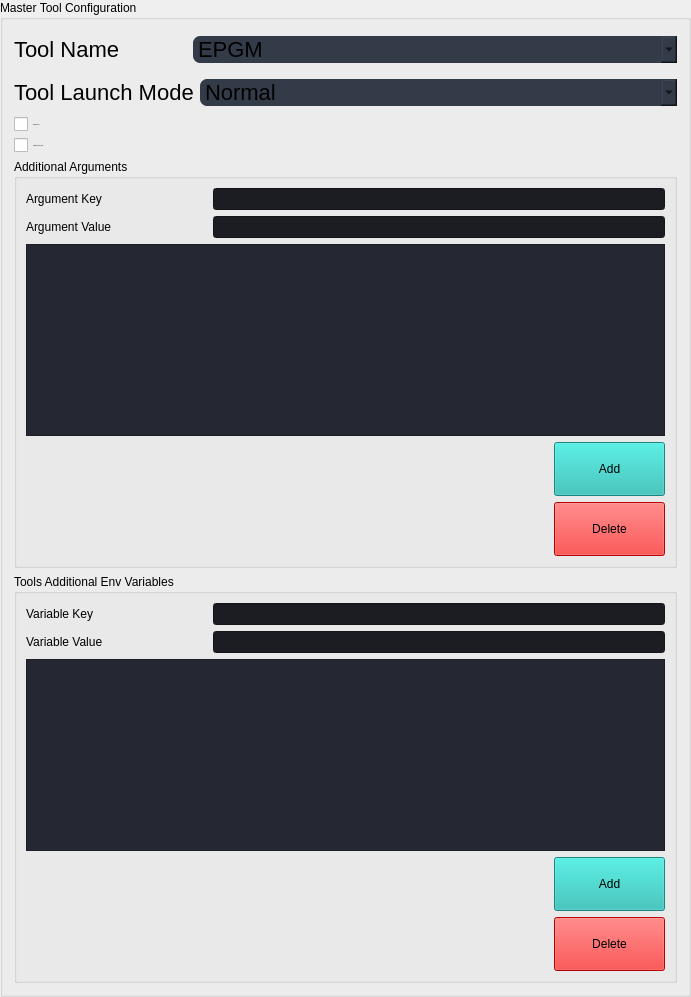
             <widget class="QGroupBox" name="MasterToolGroupBox">
              <property name="styleSheet">
               <string notr="true"/>
              </property>
              <property name="title">
               <string>Master Tool Configuration</string>
              </property>
              <layout class="QGridLayout" name="gridLayout_2">
               <item row="2" column="0">
                <widget class="QCheckBox" name="TerminateOnErr_checkBox">
                 <property name="font">
                  <font>
                   <pointsize>-1</pointsize>
                   <weight>50</weight>
                   <italic>false</italic>
                   <bold>false</bold>
                  </font>
                 </property>
                 <property name="text">
                  <string>Terminate Tool</string>
                 </property>
                </widget>
               </item>
               <item row="5" column="0" rowspan="3" colspan="2">
                <widget class="QGroupBox" name="AdditionalArg_groupBox">
                 <property name="title">
                  <string>Tools Additional Env Variables</string>
                 </property>
                 <layout class="QGridLayout" name="gridLayout_5">
                  <item row="0" column="0">
                   <layout class="QHBoxLayout" name="EnvVarName_Hlayout">
                    <item>
                     <widget class="QLabel" name="EnvVarName_label">
                      <property name="sizePolicy">
                       <sizepolicy hsizetype="Preferred" vsizetype="Preferred">
                        <horstretch>8</horstretch>
                        <verstretch>0</verstretch>
                       </sizepolicy>
                      </property>
                      <property name="text">
                       <string>Variable Key</string>
                      </property>
                     </widget>
                    </item>
                    <item>
                     <widget class="QLineEdit" name="EnvVarName_HSpacer_mid_lineEdit">
                      <property name="sizePolicy">
                       <sizepolicy hsizetype="Expanding" vsizetype="Fixed">
                        <horstretch>20</horstretch>
                        <verstretch>0</verstretch>
                       </sizepolicy>
                      </property>
                      <property name="styleSheet">
                       <string notr="true">background-color: #1b1d23;
</string>
                      </property>
                     </widget>
                    </item>
                   </layout>
                  </item>
                  <item row="1" column="0">
                   <layout class="QHBoxLayout" name="EnvVarValue_Hlayout">
                    <item>
                     <widget class="QLabel" name="EnvVarValue_label">
                      <property name="sizePolicy">
                       <sizepolicy hsizetype="Preferred" vsizetype="Preferred">
                        <horstretch>8</horstretch>
                        <verstretch>0</verstretch>
                       </sizepolicy>
                      </property>
                      <property name="text">
                       <string>Variable Value</string>
                      </property>
                     </widget>
                    </item>
                    <item>
                     <widget class="QLineEdit" name="EnvVarValue_lineEdit">
                      <property name="sizePolicy">
                       <sizepolicy hsizetype="Expanding" vsizetype="Fixed">
                        <horstretch>20</horstretch>
                        <verstretch>0</verstretch>
                       </sizepolicy>
                      </property>
                      <property name="styleSheet">
                       <string notr="true">background-color: #1b1d23;
</string>
                      </property>
                     </widget>
                    </item>
                   </layout>
                  </item>
                  <item row="2" column="0">
                   <widget class="QTextBrowser" name="ToolAdditionalEnvValues">
                    <property name="styleSheet">
                     <string notr="true">background-color:#252832;</string>
                    </property>
                   </widget>
                  </item>
                  <item row="3" column="0">
                   <layout class="QHBoxLayout" name="AddEnvLayout">
                    <item>
                     <spacer name="AddEnvSpacer">
                      <property name="orientation">
                       <enum>Qt::Horizontal</enum>
                      </property>
                      <property name="sizeHint" stdset="0">
                       <size>
                        <width>528</width>
                        <height>20</height>
                       </size>
                      </property>
                     </spacer>
                    </item>
                    <item>
                     <widget class="QPushButton" name="AddEnv">
                      <property name="minimumSize">
                       <size>
                        <width>111</width>
                        <height>54</height>
                       </size>
                      </property>
                      <property name="styleSheet">
                       <string notr="true">	background-color: rgb(33, 188, 180);
</string>
                      </property>
                      <property name="text">
                       <string>Add</string>
                      </property>
                     </widget>
                    </item>
                   </layout>
                  </item>
                  <item row="4" column="0">
                   <layout class="QHBoxLayout" name="DeleteEnvLayout_master">
                    <item>
                     <spacer name="DeleteEnvSpacer_master">
                      <property name="orientation">
                       <enum>Qt::Horizontal</enum>
                      </property>
                      <property name="sizeHint" stdset="0">
                       <size>
                        <width>528</width>
                        <height>20</height>
                       </size>
                      </property>
                     </spacer>
                    </item>
                    <item>
                     <widget class="QPushButton" name="DeleteEnvButton_master">
                      <property name="minimumSize">
                       <size>
                        <width>111</width>
                        <height>54</height>
                       </size>
                      </property>
                      <property name="styleSheet">
                       <string notr="true">	background-color: red;
</string>
                      </property>
                      <property name="text">
                       <string>Delete</string>
                      </property>
                     </widget>
                    </item>
                   </layout>
                  </item>
                 </layout>
                </widget>
               </item>
               <item row="1" column="0" colspan="2">
                <layout class="QHBoxLayout" name="ToolLaunch_Hlayout">
                 <property name="topMargin">
                  <number>5</number>
                 </property>
                 <property name="bottomMargin">
                  <number>5</number>
                 </property>
                 <item>
                  <widget class="QLabel" name="ToolLaunch_label">
                   <property name="sizePolicy">
                    <sizepolicy hsizetype="Preferred" vsizetype="Preferred">
                     <horstretch>20</horstretch>
                     <verstretch>0</verstretch>
                    </sizepolicy>
                   </property>
                   <property name="styleSheet">
                    <string notr="true">font-size:22px;
font:normal</string>
                   </property>
                   <property name="text">
                    <string>Tool Launch Mode</string>
                   </property>
                  </widget>
                 </item>
                 <item>
                  <widget class="QComboBox" name="ToolLaunch_comboBox">
                   <property name="sizePolicy">
                    <sizepolicy hsizetype="Preferred" vsizetype="Expanding">
                     <horstretch>56</horstretch>
                     <verstretch>15</verstretch>
                    </sizepolicy>
                   </property>
                   <property name="autoFillBackground">
                    <bool>false</bool>
                   </property>
                   <property name="styleSheet">
                    <string notr="true">background-color:#343b48;
font:normal;
font-size:22px;
border-radius:7px;</string>
                   </property>
                   <item>
                    <property name="text">
                     <string>Normal</string>
                    </property>
                   </item>
                   <item>
                    <property name="text">
                     <string>GDB_Catch</string>
                    </property>
                   </item>
                   <item>
                    <property name="text">
                     <string>GDB_Run</string>
                    </property>
                   </item>
                  </widget>
                 </item>
                </layout>
               </item>
               <item row="0" column="0" colspan="2">
                <layout class="QHBoxLayout" name="ToolName_Hlayout">
                 <property name="topMargin">
                  <number>5</number>
                 </property>
                 <property name="bottomMargin">
                  <number>5</number>
                 </property>
                 <item>
                  <widget class="QLabel" name="ToolName_label">
                   <property name="sizePolicy">
                    <sizepolicy hsizetype="Preferred" vsizetype="Preferred">
                     <horstretch>20</horstretch>
                     <verstretch>0</verstretch>
                    </sizepolicy>
                   </property>
                   <property name="styleSheet">
                    <string notr="true">font-size:22px;
font:normal</string>
                   </property>
                   <property name="text">
                    <string>Tool Name</string>
                   </property>
                  </widget>
                 </item>
                 <item>
                  <widget class="QComboBox" name="ToolName_comboBox">
                   <property name="sizePolicy">
                    <sizepolicy hsizetype="Preferred" vsizetype="Expanding">
                     <horstretch>56</horstretch>
                     <verstretch>15</verstretch>
                    </sizepolicy>
                   </property>
                   <property name="autoFillBackground">
                    <bool>false</bool>
                   </property>
                   <property name="styleSheet">
                    <string notr="true">background-color:#343b48;
font:normal;
font-size:22px;
border-radius:7px;</string>
                   </property>
                   <item>
                    <property name="text">
                     <string>EPGM</string>
                    </property>
                   </item>
                   <item>
                    <property name="text">
                     <string>Controller</string>
                    </property>
                   </item>
                  </widget>
                 </item>
                </layout>
               </item>
               <item row="4" column="0" colspan="2">
                <widget class="QGroupBox" name="AdditionalArgGroupBox">
                 <property name="title">
                  <string>Additional Arguments</string>
                 </property>
                 <layout class="QGridLayout" name="gridLayout_3">
                  <item row="0" column="0">
                   <layout class="QHBoxLayout" name="ArgName_Hlayout">
                    <item>
                     <widget class="QLabel" name="ArgName_label">
                      <property name="sizePolicy">
                       <sizepolicy hsizetype="Preferred" vsizetype="Preferred">
                        <horstretch>8</horstretch>
                        <verstretch>0</verstretch>
                       </sizepolicy>
                      </property>
                      <property name="text">
                       <string>Argument Key</string>
                      </property>
                     </widget>
                    </item>
                    <item>
                     <widget class="QLineEdit" name="ArgName_HSpacer_mid_lineEdit">
                      <property name="sizePolicy">
                       <sizepolicy hsizetype="Expanding" vsizetype="Fixed">
                        <horstretch>20</horstretch>
                        <verstretch>0</verstretch>
                       </sizepolicy>
                      </property>
                      <property name="styleSheet">
                       <string notr="true">background-color: #1b1d23;
</string>
                      </property>
                     </widget>
                    </item>
                   </layout>
                  </item>
                  <item row="1" column="0">
                   <layout class="QHBoxLayout" name="ArgValue_Hlayout">
                    <item>
                     <widget class="QLabel" name="ArgValue_label">
                      <property name="sizePolicy">
                       <sizepolicy hsizetype="Preferred" vsizetype="Preferred">
                        <horstretch>8</horstretch>
                        <verstretch>0</verstretch>
                       </sizepolicy>
                      </property>
                      <property name="text">
                       <string>Argument Value</string>
                      </property>
                     </widget>
                    </item>
                    <item>
                     <widget class="QLineEdit" name="ArgValue_lineEdit">
                      <property name="sizePolicy">
                       <sizepolicy hsizetype="Expanding" vsizetype="Fixed">
                        <horstretch>20</horstretch>
                        <verstretch>0</verstretch>
                       </sizepolicy>
                      </property>
                      <property name="styleSheet">
                       <string notr="true">background-color: #1b1d23;
</string>
                      </property>
                     </widget>
                    </item>
                   </layout>
                  </item>
                  <item row="2" column="0">
                   <widget class="QTextBrowser" name="AdditionalArg">
                    <property name="styleSheet">
                     <string notr="true">QTextBrowser{
background-color: #252832;

}</string>
                    </property>
                   </widget>
                  </item>
                  <item row="3" column="0">
                   <layout class="QHBoxLayout" name="AddArgLayout">
                    <item>
                     <spacer name="AddArgSpacer">
                      <property name="orientation">
                       <enum>Qt::Horizontal</enum>
                      </property>
                      <property name="sizeHint" stdset="0">
                       <size>
                        <width>528</width>
                        <height>20</height>
                       </size>
                      </property>
                     </spacer>
                    </item>
                    <item>
                     <widget class="QPushButton" name="AddArgButton">
                      <property name="minimumSize">
                       <size>
                        <width>111</width>
                        <height>54</height>
                       </size>
                      </property>
                      <property name="styleSheet">
                       <string notr="true">	background-color: rgb(33, 188, 180);
</string>
                      </property>
                      <property name="text">
                       <string>Add</string>
                      </property>
                     </widget>
                    </item>
                   </layout>
                  </item>
                  <item row="4" column="0">
                   <layout class="QHBoxLayout" name="DeleteArgLayout_master">
                    <item>
                     <spacer name="DeleteArgSpacer_master">
                      <property name="orientation">
                       <enum>Qt::Horizontal</enum>
                      </property>
                      <property name="sizeHint" stdset="0">
                       <size>
                        <width>528</width>
                        <height>20</height>
                       </size>
                      </property>
                     </spacer>
                    </item>
                    <item>
                     <widget class="QPushButton" name="DeleteArgButton_master">
                      <property name="minimumSize">
                       <size>
                        <width>111</width>
                        <height>54</height>
                       </size>
                      </property>
                      <property name="styleSheet">
                       <string notr="true">	background-color: red;
</string>
                      </property>
                      <property name="text">
                       <string>Delete</string>
                      </property>
                     </widget>
                    </item>
                   </layout>
                  </item>
                 </layout>
                </widget>
               </item>
               <item row="3" column="0">
                <widget class="QCheckBox" name="TerminateTool_checkBox">
                 <property name="font">
                  <font>
                   <pointsize>-1</pointsize>
                   <weight>50</weight>
                   <italic>false</italic>
                   <bold>false</bold>
                  </font>
                 </property>
                 <property name="text">
                  <string>Terminate Tool on Error</string>
                 </property>
                </widget>
               </item>
              </layout>
             </widget>
